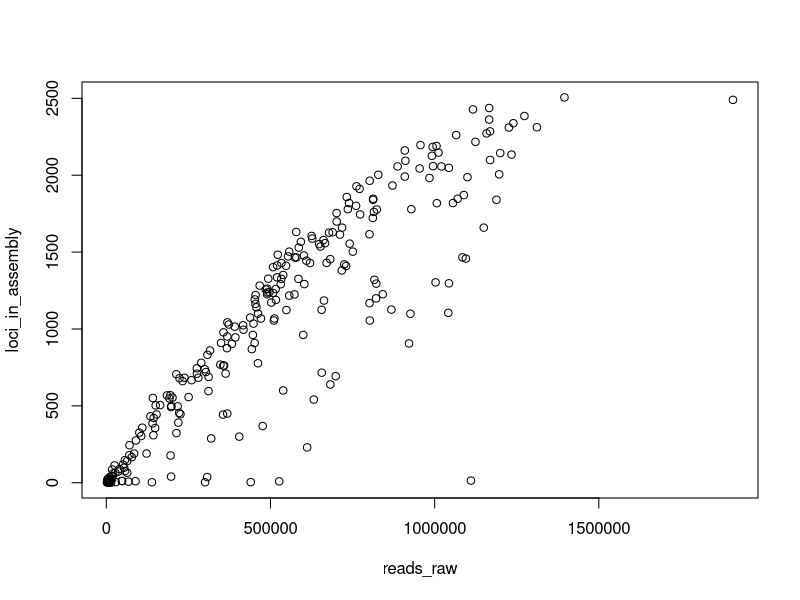

This figure's R source: (Note: this script raises an error after producing the figure.)
setwd('/Users/jimblotter/Desktop/Grad_School/Data_Analysis/erisor/QC/')
stats <- read.table("erisor_reps_stats-with_spp.txt", header = TRUE, fill = TRUE)
str(stats)

################################## Plotting #######################################
##Simple plot before regression
reads_and_loci <- subset(stats, select = c("reads_raw", "loci_in_assembly"))
summary(reads_and_loci)
plot(reads_and_loci)
#Plot with coloration by species and populations: first, get the population names from the sample names:
sample_name_elements <- strsplit(row.names(stats), "_")[1:262]
stats$population <- as.factor(sapply(sample_name_elements, function(x) x[[2]]))
attach(stats)
# Plot loci vs reads colored by population
plot(reads_raw, loci_in_assembly, col=population, main="Color by population")
# Plot loci vs reads colored by species
plot(reads_raw, loci_in_assembly, col=species, main="Color by species")

##Linear Model
fit <- lm(reads_raw ~ loci_in_assembly, data=stats)   #linear regression
summary(fit)
plot(fit)

################################## Filtering #######################################
#Now I need to apply three filters, to see how many/which candidates for resequencing I am left with:

##list the samples with less than 1750 loci (we don't need to rerun the good samples)
filter1 = stats$loci_in_assembly <= 1750 
passed1 = stats[filter1,]                #list of individuals that passed first filter (basically a new dataframe)

##of those-list the samples with more than 400,000 reads (don't want to rerun samples that won't even reach ~1,000,000 reads when doubled.)
filter2 = passed1$reads_raw >= 400000
passed2 = passed1[filter2,]               #list of individuals that passed second filter

#of those-list the samples with >70% expected loci (not worth rerunning, we won't get many more loci)
#simple setup calculations
loci <- passed2$loci_in_assembly       #get the loci counts
reads <- passed2$reads_raw             #get the read counts
loci_per_read <- loci/reads            #how many reads per loci?
expected_loci <- reads*0.0021          #reads*average # of loci per read gives the expected # of reads (mean was calculated earlier)
observed_vs_expected <- loci/expected_loci                      #observed over expected
#now add the observed vs expected column to the filter matrix, and filter it for the third and last time.
passed2$obs_vs_exp<-observed_vs_expected
filter3 = passed2$obs_vs_exp >= .70
reruns = passed2[filter3,]
row.names(reruns)                       #these are the candidates for the second library!

############################# How many good samples does each population have? ##########################################
G = stats$loci_in_assembly >= 1750 
passed3 = stats[G,]
S = passed3$reads_raw >= 800000
passed4 = passed3[S,]
good_reads = row.names(passed4)
